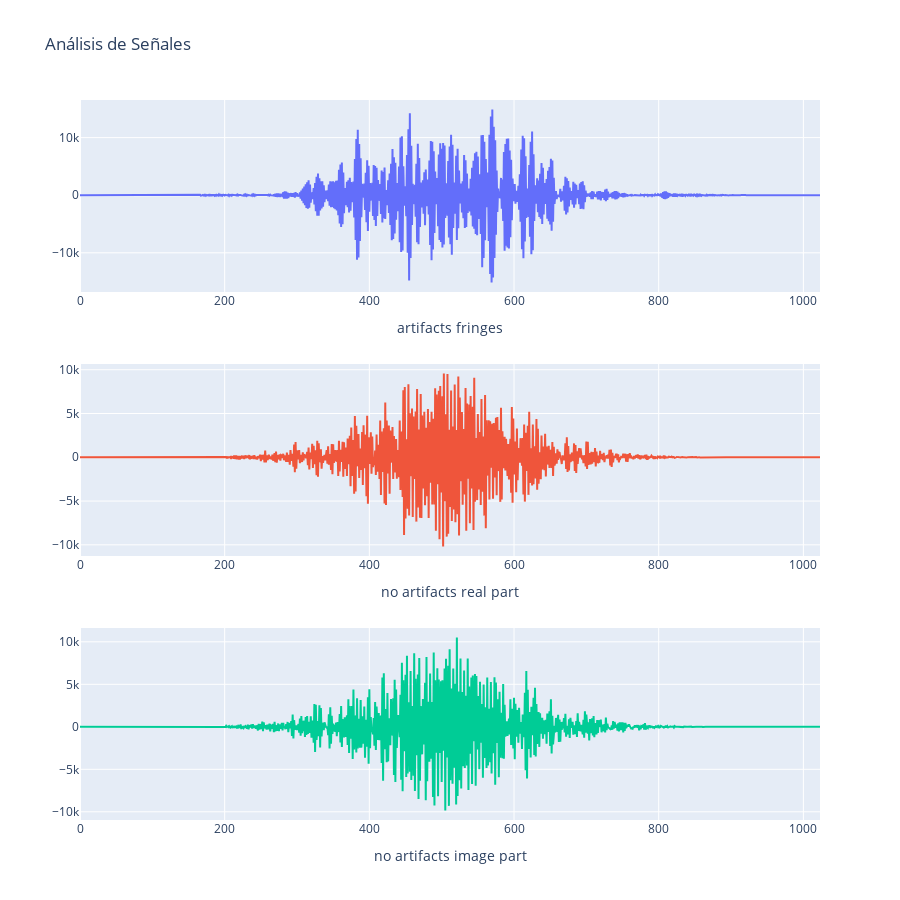

The notebook cell saved with this chart:
### Code cell
fig = make_subplots(rows=3, cols=1)
fig.add_trace(
    go.Scatter(y=np.real(singlecc), mode='lines', name='artifacts fringes'),
    row=1, col=1
)
fig.add_trace(
    go.Scatter(y=np.real(single), mode='lines', name='no artifacts real part'),
    row=2, col=1
)
fig.add_trace(
    go.Scatter(y=np.imag(single), mode='lines', name='no artifacts image part'),
    row=3, col=1
)
fig.update_layout(
    title_text="Análisis de Señales",
    height=900,  # Ajusta la altura si es necesario
    showlegend=False
)
fig.update_xaxes(title_text="artifacts fringes", row=1, col=1)
fig.update_xaxes(title_text="no artifacts real part", row=2, col=1)
fig.update_xaxes(title_text="no artifacts image part", row=3, col=1)
fig.show()

### Figure 1 — Plotly figure (JSON) as saved in the notebook; plotly's stock layout.template omitted (floating-point values rounded to 4 significant figures; data arrays with more than 128 entries replaced by an {"elided": "..."} marker saying what was removed)
{"data": [{"mode": "lines", "name": "artifacts fringes", "type": "scatter", "xaxis": "x", "y": {"elided": "1024 float values"}, "yaxis": "y"}, {"mode": "lines", "name": "no artifacts real part", "type": "scatter", "xaxis": "x2", "y": {"elided": "1024 float values"}, "yaxis": "y2"}, {"mode": "lines", "name": "no artifacts image part", "type": "scatter", "xaxis": "x3", "y": {"elided": "1024 float values"}, "yaxis": "y3"}], "layout": {"height": 900, "showlegend": false, "title": {"text": "Análisis de Señales"}, "xaxis": {"anchor": "y", "domain": [0, 1], "title": {"text": "artifacts fringes"}}, "xaxis2": {"anchor": "y2", "domain": [0, 1], "title": {"text": "no artifacts real part"}}, "xaxis3": {"anchor": "y3", "domain": [0, 1], "title": {"text": "no artifacts image part"}}, "yaxis": {"anchor": "x", "domain": [0.7333, 1]}, "yaxis2": {"anchor": "x2", "domain": [0.3667, 0.6333]}, "yaxis3": {"anchor": "x3", "domain": [0, 0.2667]}}}
